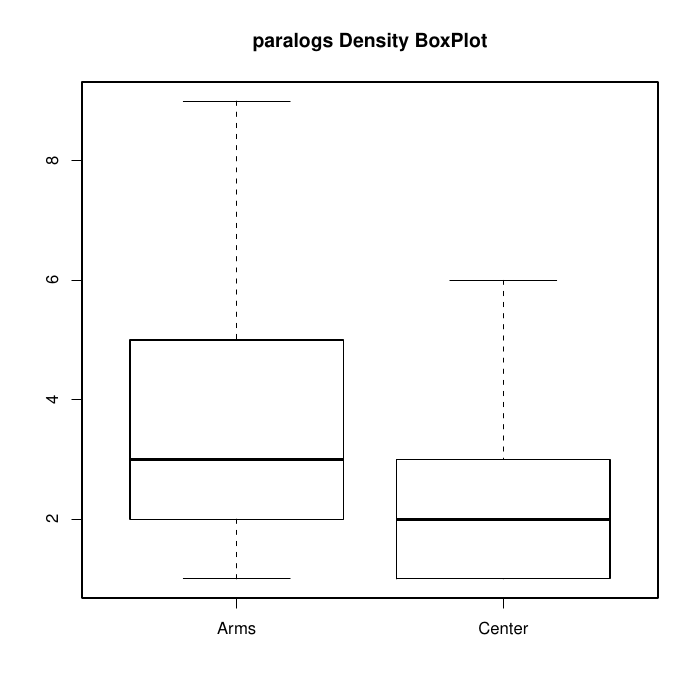

Write the R code that produced this figure.
paralogsarms <- read.table("paralogs_arms.dat",header=T)
paralogsctr <- read.table("paralogs_center.dat",header=T)
pdf("paralogs.pdf")
boxplot(paralogsarms$TOTAL,paralogsctr$TOTAL,main="paralogs Density BoxPlot", outline=FALSE, names=c("Arms","Center"))
ks.test(paralogsarms$TOTAL,paralogsctr$TOTAL)
